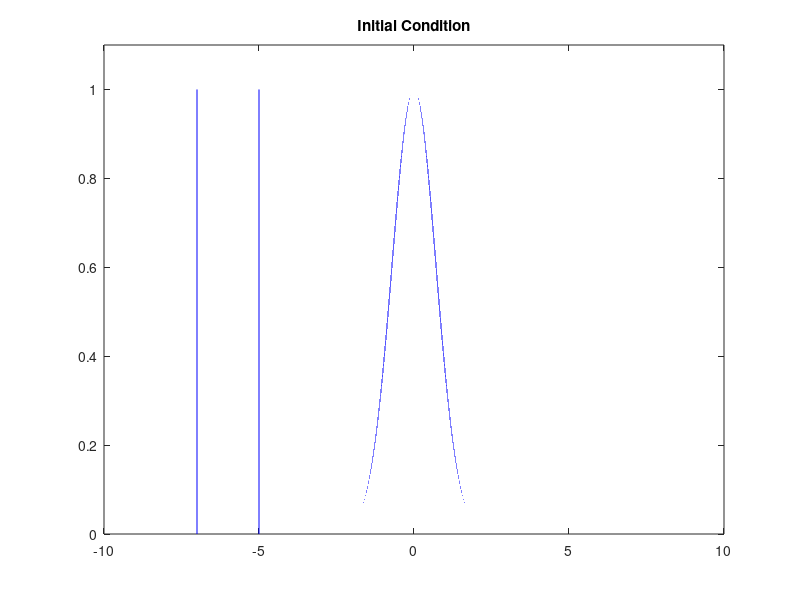

The MATLAB source for this figure: (Note: this script raises an error after producing the figure.)
% moving_wave_PCT_lax.m

clear
close('all')

N = 1000000;
u = 1;

plot_freq = 200;
plot_switch = 0;
x_left = -10;
x_right = 10;
x_space = linspace(x_left,x_right,N);

dx = x_space(2)-x_space(1);
dt = 0.6*(dx)/u;
nu = u*dx/dt;

Num_ts = min(1000,ceil(15/dt));
% set initial condition
x_space = linspace(x_left,x_right,N);

f_l = 1;
f = f_l*exp(-(x_space.*x_space));
f((x_space < -5) & (x_space > -7)) = 1;

f_tmp = zeros(N,1);

% plot initial condition
plot(x_space,f,'-b');
axis([x_left x_right 0 1.1*f_l]);
title('\bf{Initial Condition}');
drawnow

tic;

ind = (1:N)';
x_m = circshift(ind,1);
x_p = circshift(ind,-1);

f = gpuArray(f);
f_tmp = gpuArray(f_tmp);
x_m = gpuArray(int32(x_m));
x_p = gpuArray(int32(x_p));

for ts = 1:Num_ts
    
    if(mod(ts,100)==0)
       fprintf('Executing time step number %d.\n',ts);
    end
    
    f_tmp = 0.5.*(f(x_p)+f(x_m))-(u*dt/(2*dx)).*(f(x_p)-f(x_m));
    
    f = f_tmp;
    
    if(plot_switch==1)
        if(mod(ts,plot_freq)==0)
            plot(x_space,f,'-b')
            axis([x_left x_right 0 1.1*f_l]);
            drawnow
        end
    end
    
end

ex_time = toc;

f = double(f);

plot(x_space,f,'-b');
axis([x_left x_right 0 1.1*f_l]);
title('\bf{Final Condition}');
drawnow

fprintf('Execution time = %g.\n Average time per DOF*update = %g. \n',ex_time, ex_time/(N*Num_ts));
fprintf('DOF updates per second = %g.\n',(N*Num_ts)/ex_time);